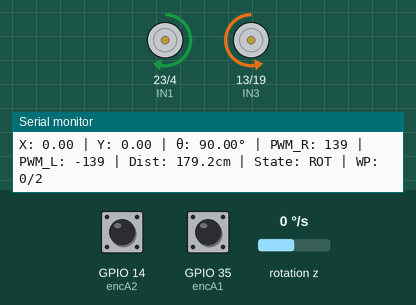
Simulated run of this sketch. Board: ESP32. On the bench: motor-driver pin pairs drawn as motors (green arrow = first pin HIGH = forward, orange = second pin HIGH = backward, longer = more drive, scaled by the enable pin), the last lines printed to the serial monitor. The test bench sets the inputs (shaded band); at power-on: rotation z 0 °/s, GPIO 14 (encA2) HIGH, GPIO 35 (encA1) HIGH.

Above: at 2.7 s.
2.8 s: rotation z set to -192 °/s
At 3.72 s:
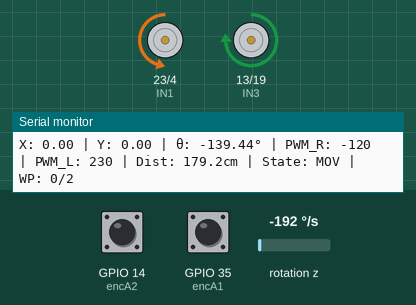
5.8 s: rotation z set to 0 °/s
At 6.5 s:
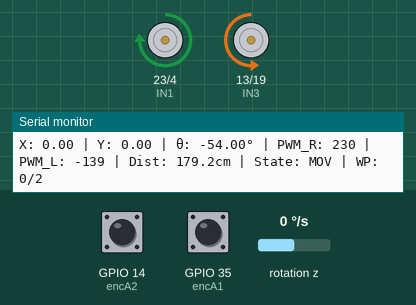
7.7 s: rotation z set to -100 °/s
At 8.7 s:
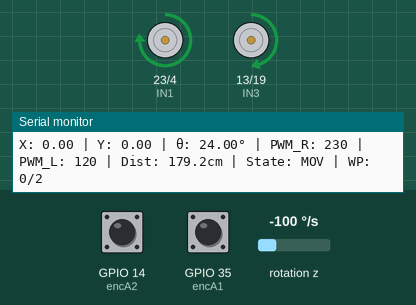
Timing chart, 0 to 16.7 s (numbered marks = the images above; inputs shaded):
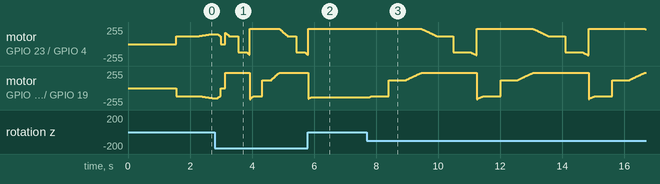

Measured:
- after the input at 5.8 s, motor on GPIO 23 (IN1) / GPIO 4 (IN2): goes on until 5.8 s, then stays forward 230/255
- after the input at 7.7 s, motor on GPIO 23 (IN1) / GPIO 4 (IN2): ramps from forward 230/255 to backward 165/255 and jumps back, once every 3.6 s; motor on GPIO 13 (IN3) / GPIO 19 (IN4): ramps from backward 165/255 to forward 230/255 and jumps back, once every 3.6 s

The sketch:

main_test.ino
```cpp
/*
TAMBAHAN FITUR
1. MANUVER
2. POINT LEBIH DEKAT KE GARIS
3. PID TANPA dt
4. LINEFOL
5. ADD LIFT
6. WAYPOINT TO PLACE->MANUVER->PLACE->HOME
*/


#define ENA 18
#define ENB 17
#define IN1 23
#define IN2 4
#define IN3 13
#define IN4 19
void init_motor();
volatile int current_pwm_right = 0;
volatile int current_pwm_left = 0;

#include <Wire.h>
#include <MPU6050.h>

MPU6050 mpu;

const int filter_window_size = 15;
const int calibration_samples = 500;
int filter_index = 0;
bool filter_full = false;
unsigned long last_time;
float theta_imu = PI / 2;
float theta_fuse = PI / 2;

float gyroZ_calibration = 0, gyroZ_avg = 0, gyroZ_values[filter_window_size];

#define encA1 35
#define encB1 36
#define encA2 14
#define encB2 16

volatile long val_R = 0;
volatile long val_L = 0;
long val_R_prev = 0;
long val_L_prev = 0;

// Robot parameters
float ppr = 11.0;
float gearbox_R = 45.0;
float gearbox_L = 45.0;
float L = 26.9;
float diameter = 6.6;
float wheel_k = (PI * diameter);

// Position variables
float x = 0.0;
float y = 0.0;
float theta = PI / 2;

float percent_imu = 1.0;

// Ratio tics_to_cm (ttc)
float ttc_R = wheel_k / (gearbox_R * ppr);
float ttc_L = wheel_k / (gearbox_L * ppr);

SemaphoreHandle_t odomMutex;
SemaphoreHandle_t navMutex;

TaskHandle_t taskOdomHandle = NULL;
TaskHandle_t taskSerialHandle = NULL;
TaskHandle_t taskNavHandle = NULL;

enum NavigationState {
  ROTATING,
  MOVING,
  TURN_TO_FINAL_ANGLE,
  IDLE,
  MANUVER
};

NavigationState nav_state = ROTATING;
;

bool dir = 1;

// Function declarations
void IRAM_ATTR Read_R();
void IRAM_ATTR Read_L();
void update_odom();
void update_imu();
void calib_imu();
void taskOdometry(void *parameter);
void taskSerialPrint(void *parameter);
void taskNavigation(void *parameter);

struct Waypoint {
  float x;
  float y;
  float theta_target;
};

#define MAX_WAYPOINTS 5
Waypoint waypoints[MAX_WAYPOINTS] = {
  // { -73.0, 100.0, 90.0 },
  { -70.0, 165.0, 90.0 },
  { 0, 0, 90 }
};
int current_waypoint = 0;
int total_waypoints = 2;


// PID for ROTATION (angular control)
float Kp_rot = 3.0;
float Ki_rot = 0.06;  //0.4
float Kd_rot = 0.1;  //0.6
float integral_rot = 0.0;
float prev_error_rot = 0.0;

// PID for LINEAR SPEED (distance-based speed control)
float Kp_linear = 5.5;
float Ki_linear = 0.004;  //0.04
float Kd_linear = 0.01;   //0.1
float integral_linear = 0.0;
float prev_error_linear = 0.0;

// PID for ANGULAR CORRECTION while moving
float Kp_angular = 2.2;
float Ki_angular = 0.001;  //0.01
float Kd_angular = 0.01;   //0.1
float integral_angular = 0.0;
float prev_error_angular = 0.0;

unsigned long last_pid_time = 0;

// Speed constraints
float distance_threshold = 1.0;  // cm
float angle_threshold = 0.8;     // 0.5 degrees
float rotation_speed = 150;
float max_speed = 230;
float min_speed = 120;

// windup limits
float integral_max = 2000.0;
float integral_min = -2000.0;

// LINE FOLLOWING
//Mux control pins
int s0 = 25;
int s1 = 33;
int s2 = 32;
int s3 = 26;
int SIG_pin = 34;

// int arr_line[12] = 0;


void linefol_init();
void navigate_to_waypoint_threaded(float current_x, float current_y, float current_theta_imu, float current_theta_enc);
float normalize_angle(float angle);
float calculate_distance(float x1, float y1, float x2, float y2);

void setup() {
  // linefol_init();
  pinMode(encA1, INPUT);
  pinMode(encB1, INPUT);
  attachInterrupt(encA1, Read_R, RISING);

  pinMode(encA2, INPUT);
  pinMode(encB2, INPUT);
  attachInterrupt(encA2, Read_L, RISING);

  Serial.begin(115200);
  calib_imu();
  init_motor();
  last_pid_time = millis();

  odomMutex = xSemaphoreCreateMutex();
  navMutex = xSemaphoreCreateMutex();

  xTaskCreatePinnedToCore(
    taskOdometry,
    "OdometryTask",
    4096,
    NULL,
    2,
    &taskOdomHandle,
    1);

  xTaskCreatePinnedToCore(
    taskNavigation,
    "NavigationTask",
    4096,
    NULL,
    2,
    &taskNavHandle,
    1);

  xTaskCreatePinnedToCore(
    taskSerialPrint,
    "SerialTask",
    4096,
    NULL,
    0,
    &taskSerialHandle,
    0);
}

void loop() {
}

float rad2deg(float i) {
  return (180 / PI) * i;
}

void IRAM_ATTR Read_R() {
  if (digitalRead(encB1) == LOW) val_R += 1;
  else val_R -= 1;
}

void IRAM_ATTR Read_L() {
  if (digitalRead(encB2) == LOW) val_L += 1;
  else val_L -= 1;
}

void calib_imu() {
  Wire.begin(21, 22, 10000);
  mpu.initialize();
  mpu.setFullScaleGyroRange(MPU6050_GYRO_FS_250);

  while (1) {
    if (mpu.testConnection()) {
      Serial.println("MPU6050 connection successful");
      break;
    } else {
      Serial.println("MPU6050 connection failed");
    }
  }

  Serial.println("Calibrating gyro Z...");
  for (int i = 0; i < calibration_samples; i++) {
    gyroZ_calibration += mpu.getRotationZ();
    delay(3);
  }
  gyroZ_calibration /= calibration_samples;
  Serial.println("Calibration complete");
  Serial.println(gyroZ_calibration);

  for (int i = 0; i < filter_window_size; i++) {
    gyroZ_values[i] = 0;
  }

  last_time = millis();
}

void update_imu() {
  unsigned long current_time = millis();
  float dt = (current_time - last_time) / 1000.0;
  last_time = current_time;

  int16_t gyroZ_raw = mpu.getRotationZ();
  float gyroZ = (gyroZ_raw - gyroZ_calibration) / 131.0;

  gyroZ_values[filter_index] = gyroZ;
  filter_index = (filter_index + 1) % filter_window_size;

  if (filter_index == 0) {
    filter_full = true;
  }

  gyroZ_avg = 0;
  int count = filter_full ? filter_window_size : filter_index;
  for (int i = 0; i < count; i++) {
    gyroZ_avg += gyroZ_values[i];
  }
  gyroZ_avg /= count;

  theta_imu -= (PI / 180) * gyroZ_avg * dt;
  if (theta_imu > PI) theta_imu -= (2 * PI);
  if (theta_imu < -PI) theta_imu += (2 * PI);
}

void update_odom() {
  long d_right_val = val_R - val_R_prev;
  long d_left_val = val_L - val_L_prev;
  val_R_prev = val_R;
  val_L_prev = val_L;

  float dLeft = d_left_val * ttc_L;
  float dRight = d_right_val * ttc_R;

  float dAvg = (dRight + dLeft) / 2.0;
  float dTheta = (dRight - dLeft) / L;

  // Update position
  theta += dTheta;
  if (theta > PI) theta -= (2 * PI);
  if (theta < -PI) theta += (2 * PI);

  // theta_fuse = (percent_imu * theta_imu) + ((1 - percent_imu) * theta);
  x -= dAvg * cos(theta);
  y -= dAvg * sin(theta);
}

void init_motor() {
  pinMode(ENA, OUTPUT);
  pinMode(ENB, OUTPUT);
  pinMode(IN1, OUTPUT);
  pinMode(IN2, OUTPUT);
  pinMode(IN3, OUTPUT);
  pinMode(IN4, OUTPUT);
}

void setMotor(int spdKanan, int spdKiri) {
  // Apply constraints with deadzone compensation
  if (spdKiri != 0) {
    if (spdKiri > 0) {
      spdKiri = constrain(spdKiri, min_speed, max_speed);
    } else {
      spdKiri = constrain(spdKiri, -max_speed, -min_speed);
    }
  }

  if (spdKanan != 0) {
    if (spdKanan > 0) {
      spdKanan = constrain(spdKanan, min_speed, max_speed);
    } else {
      spdKanan = constrain(spdKanan, -max_speed, -min_speed);
    }
  }

  // Store PWM values for monitoring
  current_pwm_right = spdKanan;
  current_pwm_left = spdKiri;

  // Motor kanan
  if (spdKanan > 0) {
    digitalWrite(IN1, HIGH);
    digitalWrite(IN2, LOW);
  } else if (spdKanan < 0) {
    digitalWrite(IN1, LOW);
    digitalWrite(IN2, HIGH);
  } else {
    digitalWrite(IN1, LOW);
    digitalWrite(IN2, LOW);
  }
  analogWrite(ENA, constrain(abs(spdKanan), 0, 255));

  // Motor kiri
  if (spdKiri > 0) {
    digitalWrite(IN3, HIGH);
    digitalWrite(IN4, LOW);
  } else if (spdKiri < 0) {
    digitalWrite(IN3, LOW);
    digitalWrite(IN4, HIGH);
  } else {
    digitalWrite(IN3, LOW);
    digitalWrite(IN4, LOW);
  }
  analogWrite(ENB, constrain(abs(spdKiri), 0, 255));
}

float normalize_angle(float angle) {
  while (angle > 180) angle -= 360;
  while (angle < -180) angle += 360;
  return angle;
}

float calculate_distance(float x1, float y1, float x2, float y2) {
  return sqrt(pow(x2 - x1, 2) + pow(y2 - y1, 2));
}

void taskOdometry(void *parameter) {
  TickType_t xLastTime = xTaskGetTickCount();
  const TickType_t xFrequency = pdMS_TO_TICKS(10);

  for (;;) {
    if (xSemaphoreTake(odomMutex, portMAX_DELAY)) {
      update_imu();
      update_odom();
      xSemaphoreGive(odomMutex);
    }
    vTaskDelayUntil(&xLastTime, xFrequency);
  }
}

void taskNavigation(void *parameter) {
  TickType_t xLastTime = xTaskGetTickCount();
  const TickType_t xFrequency = pdMS_TO_TICKS(20);  // 50Hz

  for (;;) {
    float local_x, local_y, local_theta_imu, local_theta_enc;
    if (xSemaphoreTake(odomMutex, pdMS_TO_TICKS(10))) {
      local_x = x;
      local_y = y;
      local_theta_imu = rad2deg(theta_imu);
      local_theta_enc = rad2deg(theta);
      xSemaphoreGive(odomMutex);
    } else {
      vTaskDelayUntil(&xLastTime, xFrequency);
      continue;
    }

    if (xSemaphoreTake(navMutex, portMAX_DELAY)) {
      navigate_to_waypoint_threaded(local_x, local_y, local_theta_imu, local_theta_enc);
      xSemaphoreGive(navMutex);
    }

    vTaskDelayUntil(&xLastTime, xFrequency);
  }
}

void navigate_to_waypoint_threaded(float current_x, float current_y, float current_theta_imu, float current_theta_enc) {
  if (current_waypoint >= total_waypoints) {
    setMotor(0, 0);
    nav_state = IDLE;
    return;
  }
  // if (current_waypoint == 1) {
  //   setMotor(0, 0);
  //   nav_state = MANUVER;
  //   // current_theta = 90;
  //   return;
  // }

  float target_x = waypoints[current_waypoint].x;
  float target_y = waypoints[current_waypoint].y;
  float target_theta = waypoints[current_waypoint].theta_target;

  // Calculate distance and angle to target
  float error_x = target_x - current_x;
  float error_y = target_y - current_y;
  float distance = calculate_distance(current_x, current_y, target_x, target_y);
  float angle_to_target = rad2deg(atan2(error_y, error_x));
  float angular_error = normalize_angle(angle_to_target - current_theta_imu);
  float current_theta = current_theta_enc;

  switch (nav_state) {
    case ROTATING:
      {
        if (abs(angular_error) > angle_threshold) {
          integral_rot += angular_error;
          integral_rot = constrain(integral_rot, integral_min, integral_max);

          float derivative_rot = (angular_error - prev_error_rot);
          prev_error_rot = angular_error;

          // PID output
          float pid_output = (Kp_rot * angular_error) + (Ki_rot * integral_rot) + (Kd_rot * derivative_rot);

          // Scale to rotation speed
          int rotation_correction = constrain((int)(pid_output),
                                              -rotation_speed, rotation_speed);

          // int speed = constrain((int)rotation_correction, -rotation_speed, rotation_speed);
          if (rotation_correction > 0 && rotation_correction < min_speed) rotation_correction = min_speed;
          else if (rotation_correction < 0 && rotation_correction > -min_speed) rotation_correction = -min_speed;

          setMotor(rotation_correction, -rotation_correction);
        } else {
          nav_state = MOVING;
          integral_rot = 0;
          integral_linear = 0;
          integral_angular = 0;
          prev_error_rot = 0;
          prev_error_linear = 0;
          prev_error_angular = 0;
          setMotor(0, 0);
          delay(150);
        }
        break;
      }

    case MOVING:
      {
        if (distance < distance_threshold) {
          nav_state = TURN_TO_FINAL_ANGLE;
          integral_rot = 0;
          integral_linear = 0;
          integral_angular = 0;
          prev_error_rot = 0;
          prev_error_linear = 0;
          prev_error_angular = 0;
          setMotor(0, 0);
          delay(200);
          break;
        }

        // ============================
        // PID #1: LINEAR SPEED CONTROL (Distance-based)
        // ============================
        float distance_error = distance;

        integral_linear += distance_error;
        integral_linear = constrain(integral_linear, integral_min, integral_max);

        float derivative_linear = (distance_error - prev_error_linear);
        prev_error_linear = distance_error;

        float linear_speed = (Kp_linear * distance_error) + (Ki_linear * integral_linear) + (Kd_linear * derivative_linear);

        // Constrain linear speed
        linear_speed = constrain(linear_speed, min_speed, max_speed);

        integral_angular += angular_error;
        integral_angular = constrain(integral_angular, integral_min, integral_max);

        float derivative_angular = (angular_error - prev_error_angular);
        prev_error_angular = angular_error;

        float angular_correction = (Kp_angular * angular_error) + (Ki_angular * integral_angular) + (Kd_angular * derivative_angular);

        // ============================
        // COMBINE: Linear  + Angular
        // ============================
        float left_speed = linear_speed - angular_correction;
        float right_speed = linear_speed + angular_correction;

        // Constrain final speeds
        if (left_speed > 0) {
          left_speed = constrain(left_speed, min_speed, max_speed);
        } else if (left_speed < 0) {
          left_speed = constrain(left_speed, -max_speed, -min_speed);
        }

        if (right_speed > 0) {
          right_speed = constrain(right_speed, min_speed, max_speed);
        } else if (right_speed < 0) {
          right_speed = constrain(right_speed, -max_speed, -min_speed);
        }

        setMotor(right_speed, left_speed);
        break;
      }

    case TURN_TO_FINAL_ANGLE:
      {
        float final_angle_error = normalize_angle(target_theta - current_theta_imu);

        if (abs(final_angle_error) > angle_threshold) {
          // PID for final rotation
          integral_rot += final_angle_error;
          integral_rot = constrain(integral_rot, integral_min, integral_max);

          float derivative_rot = final_angle_error - prev_error_rot;
          prev_error_rot = final_angle_error;

          float pid_output = (Kp_rot * final_angle_error) + (Ki_rot * integral_rot) + (Kd_rot * derivative_rot);

          int rotation_correction = constrain((int)(pid_output),
                                              -rotation_speed, rotation_speed);

          if (rotation_correction > 0 && rotation_correction < min_speed) rotation_correction = min_speed;
          else if (rotation_correction < 0 && rotation_correction > -min_speed) rotation_correction = -min_speed;

          setMotor(rotation_correction, -rotation_correction);
        } else {
          // Waypoint complete
          setMotor(0, 0);

          if (current_waypoint == 0) {
            current_waypoint++;
            nav_state = MANUVER;
          } else {
            current_waypoint++;
            nav_state = ROTATING;
          }

          integral_rot = 0;
          integral_linear = 0;
          integral_angular = 0;
          prev_error_rot = 0;
          prev_error_linear = 0;
          prev_error_angular = 0;
        }
        break;
      }

    case IDLE:
      {
        setMotor(0, 0);
        break;
      }

    case MANUVER:
      {
        float teta = current_theta_imu;
        if (teta <= 0) {

          teta += 360;
        }
        float final_angle_error = 270-teta;


        if (abs(final_angle_error) > angle_threshold) {
          // PID for final rotation
          integral_rot += final_angle_error;
          integral_rot = constrain(integral_rot, integral_min, integral_max);

          float derivative_rot = (final_angle_error - prev_error_rot);
          prev_error_rot = final_angle_error;

          float pid_output = (Kp_rot * final_angle_error) + (Ki_rot * integral_rot) + (Kd_rot * derivative_rot);

          int rotation_correction = constrain((int)(pid_output),
                                              -255, 255);

          if (rotation_correction > 0 && rotation_correction < min_speed + 10) rotation_correction = min_speed + 10;
          else if (rotation_correction < 0 && rotation_correction > -min_speed + 10) rotation_correction = -min_speed + 10;

          setMotor(0, -rotation_correction);

        } else {
          // Rotation complete
          setMotor(0, 0);

          nav_state = ROTATING;
          current_waypoint++;

          reset(-73,160,-1);

          integral_rot = 0;
          integral_linear = 0;
          integral_angular = 0;
          prev_error_rot = 0;
          prev_error_linear = 0;
          prev_error_angular = 0;
        }
        break;
      }
  }
}

void taskSerialPrint(void *parameter) {
  TickType_t xLastWakeTime = xTaskGetTickCount();
  const TickType_t xFrequency = pdMS_TO_TICKS(200);

  for (;;) {
    if (xSemaphoreTake(odomMutex, pdMS_TO_TICKS(10))) {
      Serial.print("X: ");
      Serial.print(x, 2);
      Serial.print(" | Y: ");
      Serial.print(y, 2);
      Serial.print(" | θ: ");
      Serial.print(theta_imu * (180 / PI), 2);
      Serial.print("° | PWM_R: ");
      Serial.print(current_pwm_right);
      Serial.print(" | PWM_L: ");
      Serial.print(current_pwm_left);

      // Calculate and print current distance to target
      if (current_waypoint < total_waypoints) {
        float dist = calculate_distance(x, y,
                                        waypoints[current_waypoint].x,
                                        waypoints[current_waypoint].y);
        Serial.print(" | Dist: ");
        Serial.print(dist, 1);
        Serial.print("cm");
      }

      Serial.print(" | State: ");

      if (xSemaphoreTake(navMutex, pdMS_TO_TICKS(5))) {
        switch (nav_state) {
          case ROTATING: Serial.print("ROT"); break;
          case MOVING: Serial.print("MOV"); break;
          case TURN_TO_FINAL_ANGLE: Serial.print("FIN"); break;
          case IDLE: Serial.print("IDLE"); break;
          case MANUVER: Serial.print("MANUVER"); break;
        }
        Serial.print(" | WP: ");
        Serial.print(current_waypoint);
        Serial.print("/");
        Serial.println(total_waypoints);
        xSemaphoreGive(navMutex);
      } else {
        Serial.println("---");
      }

      xSemaphoreGive(odomMutex);
    }

    vTaskDelayUntil(&xLastWakeTime, xFrequency);
  }
}

// float readMux(int channel) {
//   int controlPin[] = { s0, s1, s2, s3 };

//   int muxChannel[16][4] = {
//     { 0, 0, 0, 0 },  //channel 0
//     { 1, 0, 0, 0 },  //channel 1
//     { 0, 1, 0, 0 },  //channel 2
//     { 1, 1, 0, 0 },  //channel 3
//     { 0, 0, 1, 0 },  //channel 4
//     { 1, 0, 1, 0 },  //channel 5
//     { 0, 1, 1, 0 },  //channel 6
//     { 1, 1, 1, 0 },  //channel 7
//     { 0, 0, 0, 1 },  //channel 8
//     { 1, 0, 0, 1 },  //channel 9
//     { 0, 1, 0, 1 },  //channel 10
//     { 1, 1, 0, 1 },  //channel 11
//     { 0, 0, 1, 1 },  //channel 12
//     { 1, 0, 1, 1 },  //channel 13
//     { 0, 1, 1, 1 },  //channel 14
//     { 1, 1, 1, 1 }   //channel 15
//   };

//   for (int i = 0; i < 4; i++) {
//     digitalWrite(controlPin[i], muxChannel[channel][i]);
//   }

//   int val = analogRead(SIG_pin);

//   return val;
// }

// void linefol_init() {

//   pinMode(s0, OUTPUT);
//   pinMode(s1, OUTPUT);
//   pinMode(s2, OUTPUT);
//   pinMode(s3, OUTPUT);

//   digitalWrite(s0, LOW);
//   digitalWrite(s1, LOW);
//   digitalWrite(s2, LOW);
//   digitalWrite(s3, LOW);
// }

// float line_pos(int heading) {
//   //1 is for forward and 0 is for backward
//   if (heading == 1) {
//     for (int i = 0; i < 6; i++) {
//       arr_line[i] = readmux(i);
//       delay(5);
//     }
//   } else {

//     for (int i = 6; i < 12; i++) {
//       arr_line[i] = readmux(i);
//       delay(5);
//     }

//   }
// }

void reset(float x_u, float y_u, int dir) {
  x = x_u;
  y = y_u;
  theta *= dir;
  theta_imu *= dir;
}
```
